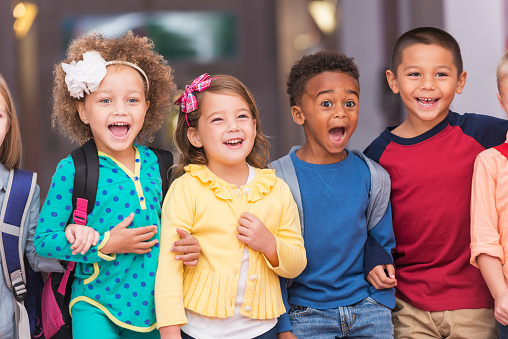
#> input picture FaceDete/test.jpg, 508 x 339 px
$ python benchmark.py 3
#> lines starting #> are read from the running program, lines starting #| are printed output that depends on the picture
#!/usr/bin/env python3

import cv2
import time
import sys

def benchmark(num_times):
    """
    call face_cascade.detectMultiScale 'num_times' number of times
    and return the execution time
    """
#> called with num_times = 3
    start = time.clock_gettime(time.CLOCK_REALTIME)
    # Load the cascade
    face_cascade = cv2.CascadeClassifier('haarcascade_frontalface_default.xml')

    # Read the input image
    img = cv2.imread('test.jpg')
#> img is the input picture: shape (339, 508, 3); mean B, G, R 120.5, 122.1, 139.5

    # Convert into grayscale
    gray = cv2.cvtColor(img, cv2.COLOR_BGR2GRAY)
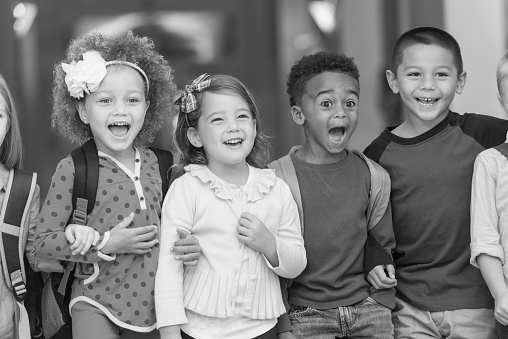
#> gray: shape (339, 508); min 0, max 253, mean 127.1

    # overhead time just to set things up
    overhead_time = time.clock_gettime(time.CLOCK_REALTIME) - start

    start = time.clock_gettime(time.CLOCK_REALTIME)
    # Detect faces
    for i in range(0,num_times):
        faces = face_cascade.detectMultiScale(gray, 1.1, 4)

    face_detect_time = time.clock_gettime(time.CLOCK_REALTIME) - start

    return (overhead_time,face_detect_time)

if __name__ == '__main__':
    import sys

    num_times = int(sys.argv[1])
    (overhead_time,face_detect_time) = benchmark(num_times)
    print("overhead_time to load classifier and image -> %f seconds" % overhead_time)
    print("time to do %d face detections -> %f seconds" % (num_times,face_detect_time))
